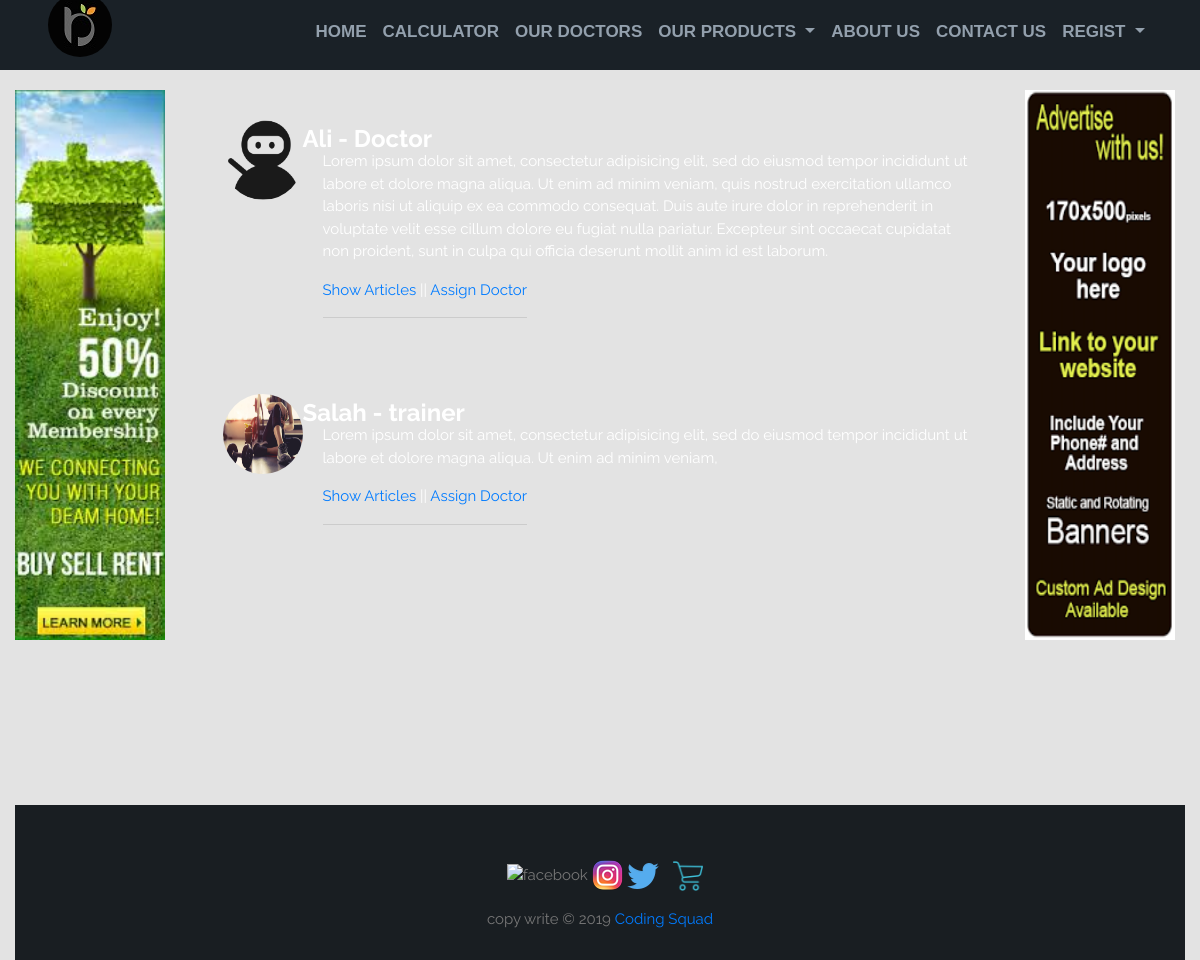
The page /user/ourdoctor/index.php on the database its author committed.
### tables this page shows
CREATE TABLE `articles` (
  `id` int(11) NOT NULL,
  `name` text NOT NULL,
  `type` text NOT NULL,
  `description` varchar(225) NOT NULL,
  `url` varchar(225) NOT NULL,
  `image` varchar(225) NOT NULL,
  `assign` int(11) NOT NULL,
  `created` datetime NOT NULL,
  `modified` datetime NOT NULL,
  `unID` varchar(225) NOT NULL
);

CREATE TABLE `doctors` (
  `id` int(11) NOT NULL,
  `type` text NOT NULL,
  `unID` varchar(225) NOT NULL,
  `name` text NOT NULL,
  `password` varchar(225) NOT NULL,
  `price` int(11) NOT NULL,
  `description` text NOT NULL,
  `image` varchar(225) NOT NULL,
  `address` varchar(225) NOT NULL,
  `age` int(11) NOT NULL,
  `email` varchar(225) NOT NULL,
  `cappacity` int(11) NOT NULL,
  `created` date NOT NULL,
  `modified` date NOT NULL
);

### user/ourDoctor/index.php (the view, shortened to what this page needs)
 <?php
 require_once '../config/PHPheader.php';
 $sql = "SELECT * FROM doctors";
 $get = mysqli_query($connect,$sql);
 ?>
 <?php require_once '../config/header.php'; ?>
 <div class="container" style="padding-bottom: 20%;">
  <?php while ($doctor= mysqli_fetch_assoc($get)){
      if (!empty($doctor['image']) || $doctor['description']) {
    ?>
   <div class="row" style="padding-bottom: 30px;">
    <img src="../../doctor/images/<?php echo $doctor['image']; ?>"style="width:80px;height:80px;margin-top:30px; border-radius:100%;">
     <h4 style="color: white; margin-top:35px; font-weight: bold;"><?php echo $doctor['name']; ?> - <?php echo $doctor['type']; ?></h4>
     <p style="color: white; margin-left: 100px; margin-top: -50px;"><?php echo $doctor['description']; ?></p>
     <div style="margin-left: 100px;">
     <a href="articles.php?id=<?php echo $doctor['unID']; ?>">Show Articles</a>
     <span>||</span>
     <?php if (empty($data['doctor_name'])) { ?>
       <a href="assign.php?id=<?php echo $doctor['id']; ?>">Assign Doctor</a>
     <?php }else{  ?>
       <a href="../chat/chatroom.php?id=<?php echo $doctor['unID']; ?>"> Contact Doctor</a>
       <span>||</span>
       <a href="unfollow.php?id=<?php echo $data['id']; ?>"> UnFollow </a>
     <?php } ?>
     <hr>
   </div>
   </div>
 <?php } } ?>
</div>
<?php require_once '../config/footer.php'; ?>

### user/config/header.php (shortened to what this page needs)
<?php
$ad_sql = "SELECT * FROM articles WHERE type = 'ads'";
$ad = mysqli_query($connect,$ad_sql);
?>
<html>
<head>
        <link rel="stylesheet" type="text/css" href="../config/New folder/css/bootstrap.css">
        <link rel="stylesheet" type="text/css" href="../config/New folder/css/bootstrapmodefied.css">
        <link rel="stylesheet" type="text/css" href="../config/New folder/css/all.min.css">
        <link rel="stylesheet" type="text/css" href="../config/New folder/css/fontawesome.min.css">
        <link rel="stylesheet" type="text/css" href="../config/New folder/css/mainpage.css">
        <link rel="stylesheet" type="text/css" href="../config/New folder/css/contact.css">
        <link rel="stylesheet" type="text/css" href="../config/New folder/css/register.css">
        <link rel="stylesheet" type="text/css" href="../config/New folder/css/cart.css">
        <link rel="stylesheet" type="text/css" href="../config/New folder/css/popup.css">
		<link rel="stylesheet" type="text/css" href="../config/New folder/css/meals.css">
		<link rel="stylesheet" type="text/css" href="../config/New folder/css/effort.css">
		<link rel="stylesheet" type="text/css" href="../config/New folder/css/effort3.css">
		<link rel="stylesheet" type="text/css" href="../config/New folder/css/weight.css">
</head>
<body>
	<nav class="navbar navbar-expand-lg navbar-light bg-light">
		<div class="container" style="max-width: 1150px;">
			<a class="navbar-brand" href="#"><img src="../config/New folder/images/WhatsApp Image 2019-09-23 at 1.28.30 PM.jpg" alt="protien" class="img-fluid"></a>
			<div class="collapse navbar-collapse" id="navbarSupportedContent">
				<ul class="navbar-nav ml-auto">
					<li class="nav-item ">
						<a class="nav-link" href="../index.php">Home <span class="sr-only">(current)</span></a>
					</li>
					<li class="nav-item">
						<a class="nav-link" href="../calculator/index.php">Calculator</a>
					</li>
					<li class="nav-item">
						<a class="nav-link" href="../ourDoctor/index.php">Our Doctors</a>
					</li>
					<li class="nav-item dropdown">
						<a class="nav-link dropdown-toggle" href="#" id="navbarDropdown" role="button" data-toggle="dropdown" aria-haspopup="true" aria-expanded="false">
							Our Products
						</a>
					</li>
					<li class="nav-item">
						<a class="nav-link" href="../ourdata/about_us.php">About Us</a>
					</li>
					<li class="nav-item">
						<a class="nav-link" href="../ourdata/contact_us.php">contact Us</a>
					</li>
					<?php if (!empty($data)) { ?>
						<li class="nav-item dropdown">
							<a class="nav-link dropdown-toggle" href="#" id="navbarDropdown" role="button" data-toggle="dropdown" aria-haspopup="true" aria-expanded="false">
								<img src="../user.png" class="img-responsive" style="width:40px;height: 40px;margin-left: 100px;">
							</a>
							<div class="dropdown-menu" aria-labelledby="navbarDropdown">
								<a class="dropdown-item" href="../auth/profile.php?id=<?php echo $_SESSION['unID']; ?>">My Profile</a>
								<a class="dropdown-item" href="../auth/addEdit.php?id=<?php echo $_SESSION['unID']; ?>">Settings</a>
								<div class="dropdown-divider"></div>
								<a class="dropdown-item" href="../auth/logout.php?id=<?php echo $_SESSION['unID']; ?>">Log out</a>
							</div>
						</li>
						<?php if (!empty($data['doctor'])) {?>
							<li style="font-size: 30px;position: relative;right: -5px;top:13px" >
								<a href="../chat/chatroom.php?id=<?php $_SESSION['unID']; ?>"><i class="far fa-comments" style="color: white;"></i></a>
								<span style="width:10px;height:10px;border-radius:50%;/"></span>
							</li>
						<?php } ?>
					<?php }else{ ?>
						<li class="nav-item dropdown">
							<a class="nav-link dropdown-toggle" href="#" id="navbarDropdown" role="button" data-toggle="dropdown" aria-haspopup="true" aria-expanded="false">
								Regist
							</a>
						</li>
					<?php } ?>
				</ul>
			</div>
		</div>
	</nav>
	<div class="container-fluid">
		<?php while ($last = mysqli_fetch_assoc($ad)){
			if (!empty($last['image']) && $last['assign'] == 1) { ?>
				<div class="ads" style="margin:20px 10px 0 0">
					<a href="<?php echo $last['url']; ?>">
						<img src="../../admin/master/ads/images/<?php echo $last['image']; ?>" style="width:150px;height:550px;float:right; display: inline; ">
					</a>
				</div>
			<?php }elseif ($last['assign'] == 2) { ?>
				<div class="ads" style="margin:20px 10px 0 0">
					<a href="<?php echo $last['url']; ?>"><img src="../../admin/master/ads/images/<?php echo $last['image']; ?>" style="width:150px;height:550px;float:left;display: inline;"></a>
				</div>
			<?php } } ?>

### user/config/New folder/css/mainpage.css (style rules this page uses)
html { height: 100%; }
body { display: flex; flex-direction: column; min-height: 100%; background-color: #222B33; }
.bg-light { background-color: #1A2127 !important }
.navbar-light .navbar-nav .nav-link { text-transform: uppercase;font-weight: bold }
.img-fluid { border-radius: 50% }
.navbar-light .navbar-nav .nav-link { color: #93a0ad;font-family: sans-serif ;font-size: 17px;position: relative;top:7 }

### user/config/New folder/css/register.css (style rules this page uses)
*, *:before, *:after { box-sizing: border-box; }
body { font-family: 'Open Sans', 'Helvetica Neue', Helvetica, Arial, sans-serif; font-size: 15px; color: #b9b9b9; background-color: #e3e3e3; }
h4 { color: #7ed321; }
.row { zoom: 1; }
.row:before, .row:after { content: ""; display: table; }
.row:after { clear: both; }
.row { padding: 0 50px ; }

### user/config/New folder/css/cart.css (style rules this page uses)
* { box-sizing: border-box; font-family: Raleway; color: #777; }
html, body { margin: 0; padding: 0; min-height: 100%; }
.container { max-width: 900px; margin: 0 auto; padding: 0 1.5em; }

### user/config/New folder/css/popup.css (style rules this page uses)
body { text-decoration: none; }

### user/config/New folder/css/meals.css (style rules this page uses)
.container span { color: white; }

### user/config/New folder/css/effort.css (style rules this page uses)
.container span { color: white; }

### user/config/New folder/css/effort3.css (style rules this page uses)
html { height: 100%; }
body { display: flex; flex-direction: column; min-height: 100%; }
.navbar { margin-top:-20px; }

### user/config/New folder/css/weight.css (style rules this page uses)
html { height: 100%; }
body { display: flex; flex-direction: column; min-height: 100%; }

### rows shown on the page
articles: image (picture)
articles: image (picture)
doctors: image (picture), name "Ali", type "Doctor", description "Lorem ipsum dolor sit amet, consectetur adipisicing elit, sed do eiusmod tempor incididunt ut labore et dolore magna aliqua. Ut enim ad minim veniam, quis nostrud exercitation ullamco laboris nisi ut aliquip ex ea commodo consequat. Duis aute irure dolor in reprehenderit in voluptate velit esse cillum dolore eu fugiat nulla pariatur. Excepteur sint occaecat cupidatat non proident, sunt in culpa qui officia deserunt mollit anim id est laborum."
doctors: image (picture), name "Salah", type "trainer", description "Lorem ipsum dolor sit amet, consectetur adipisicing elit, sed do eiusmod tempor incididunt ut labore et dolore magna aliqua. Ut enim ad minim veniam,"
